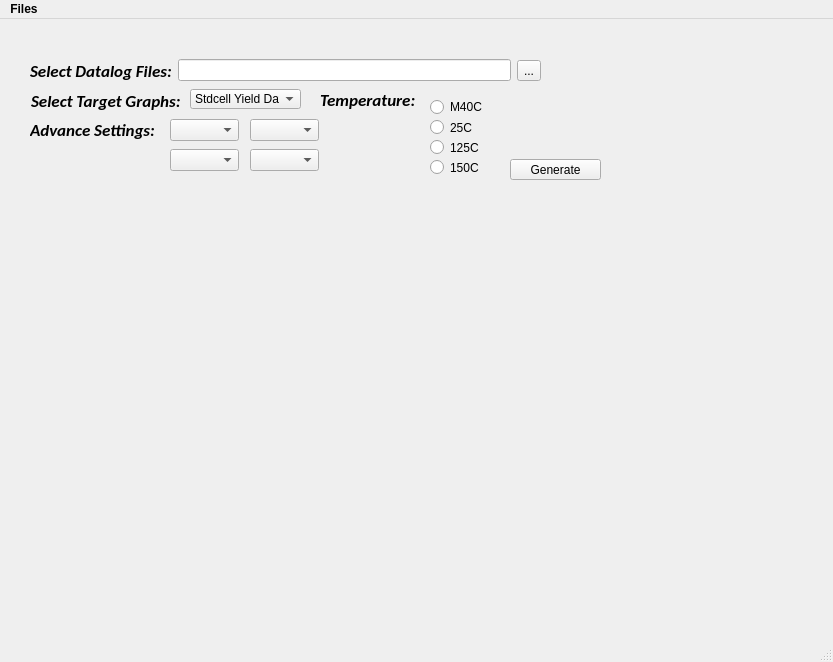
<?xml version="1.0" encoding="UTF-8"?>
<ui version="4.0">
 <class>mainWindow</class>
 <widget class="QMainWindow" name="mainWindow">
  <property name="enabled">
   <bool>true</bool>
  </property>
  <property name="geometry">
   <rect>
    <x>0</x>
    <y>0</y>
    <width>833</width>
    <height>662</height>
   </rect>
  </property>
  <property name="windowTitle">
   <string>Arm Test Chips Data Visualization</string>
  </property>
  <widget class="QWidget" name="centralwidget">
   <widget class="QLabel" name="label_Target">
    <property name="geometry">
     <rect>
      <x>31</x>
      <y>71</y>
      <width>150</width>
      <height>21</height>
     </rect>
    </property>
    <property name="font">
     <font>
      <family>Calibri</family>
      <pointsize>13</pointsize>
      <weight>75</weight>
      <italic>true</italic>
      <bold>true</bold>
     </font>
    </property>
    <property name="text">
     <string>Select Target Graphs:</string>
    </property>
   </widget>
   <widget class="QComboBox" name="comboBox">
    <property name="geometry">
     <rect>
      <x>190</x>
      <y>70</y>
      <width>111</width>
      <height>20</height>
     </rect>
    </property>
    <item>
     <property name="text">
      <string>Stdcell Yield Data</string>
     </property>
    </item>
    <item>
     <property name="text">
      <string>Stdcell Vmin Data</string>
     </property>
    </item>
    <item>
     <property name="text">
      <string>Stdcell Shmoo Data</string>
     </property>
    </item>
    <item>
     <property name="text">
      <string>Memory Yield Data</string>
     </property>
    </item>
    <item>
     <property name="text">
      <string>Memory Vmin Data</string>
     </property>
    </item>
    <item>
     <property name="text">
      <string>Memmory Shmoo Data</string>
     </property>
    </item>
   </widget>
   <widget class="QPushButton" name="pushButton">
    <property name="geometry">
     <rect>
      <x>510</x>
      <y>140</y>
      <width>91</width>
      <height>21</height>
     </rect>
    </property>
    <property name="text">
     <string>Generate</string>
    </property>
   </widget>
   <widget class="MplWidget" name="MplWidget" native="true">
    <property name="geometry">
     <rect>
      <x>40</x>
      <y>170</y>
      <width>611</width>
      <height>391</height>
     </rect>
    </property>
   </widget>
   <widget class="QWidget" name="layoutWidget">
    <property name="geometry">
     <rect>
      <x>30</x>
      <y>40</y>
      <width>511</width>
      <height>23</height>
     </rect>
    </property>
    <layout class="QHBoxLayout" name="horizontalLayout">
     <item>
      <widget class="QLabel" name="label">
       <property name="font">
        <font>
         <family>Calibri</family>
         <pointsize>13</pointsize>
         <weight>75</weight>
         <italic>true</italic>
         <bold>true</bold>
         <strikeout>false</strikeout>
         <kerning>false</kerning>
        </font>
       </property>
       <property name="text">
        <string>Select Datalog Files:</string>
       </property>
      </widget>
     </item>
     <item>
      <widget class="QLineEdit" name="lineEdit"/>
     </item>
     <item>
      <widget class="QToolButton" name="toolButton">
       <property name="text">
        <string>...</string>
       </property>
      </widget>
     </item>
    </layout>
   </widget>
   <widget class="QComboBox" name="comboBox_Voltage">
    <property name="geometry">
     <rect>
      <x>170</x>
      <y>100</y>
      <width>69</width>
      <height>22</height>
     </rect>
    </property>
   </widget>
   <widget class="QComboBox" name="comboBox_Lib">
    <property name="geometry">
     <rect>
      <x>250</x>
      <y>100</y>
      <width>69</width>
      <height>22</height>
     </rect>
    </property>
   </widget>
   <widget class="QLabel" name="label_Settings">
    <property name="geometry">
     <rect>
      <x>30</x>
      <y>100</y>
      <width>131</width>
      <height>21</height>
     </rect>
    </property>
    <property name="font">
     <font>
      <family>Calibri</family>
      <pointsize>13</pointsize>
      <weight>75</weight>
      <italic>true</italic>
      <bold>true</bold>
     </font>
    </property>
    <property name="text">
     <string>Advance Settings:</string>
    </property>
   </widget>
   <widget class="QLabel" name="label_Temp">
    <property name="geometry">
     <rect>
      <x>320</x>
      <y>70</y>
      <width>101</width>
      <height>21</height>
     </rect>
    </property>
    <property name="font">
     <font>
      <family>Calibri</family>
      <pointsize>13</pointsize>
      <weight>75</weight>
      <italic>true</italic>
      <bold>true</bold>
     </font>
    </property>
    <property name="text">
     <string>Temperature:</string>
    </property>
   </widget>
   <widget class="QRadioButton" name="radioButton">
    <property name="geometry">
     <rect>
      <x>430</x>
      <y>80</y>
      <width>81</width>
      <height>16</height>
     </rect>
    </property>
    <property name="text">
     <string>M40C</string>
    </property>
   </widget>
   <widget class="QRadioButton" name="radioButton_2">
    <property name="geometry">
     <rect>
      <x>430</x>
      <y>100</y>
      <width>82</width>
      <height>17</height>
     </rect>
    </property>
    <property name="text">
     <string>25C</string>
    </property>
   </widget>
   <widget class="QRadioButton" name="radioButton_3">
    <property name="geometry">
     <rect>
      <x>430</x>
      <y>120</y>
      <width>82</width>
      <height>17</height>
     </rect>
    </property>
    <property name="text">
     <string>125C</string>
    </property>
   </widget>
   <widget class="QRadioButton" name="radioButton_4">
    <property name="geometry">
     <rect>
      <x>430</x>
      <y>140</y>
      <width>82</width>
      <height>17</height>
     </rect>
    </property>
    <property name="text">
     <string>150C</string>
    </property>
   </widget>
   <widget class="QComboBox" name="comboBox_Split">
    <property name="geometry">
     <rect>
      <x>170</x>
      <y>130</y>
      <width>69</width>
      <height>22</height>
     </rect>
    </property>
   </widget>
   <widget class="QComboBox" name="comboBox_Ema">
    <property name="geometry">
     <rect>
      <x>250</x>
      <y>130</y>
      <width>69</width>
      <height>22</height>
     </rect>
    </property>
   </widget>
  </widget>
  <widget class="QMenuBar" name="menubar">
   <property name="geometry">
    <rect>
     <x>0</x>
     <y>0</y>
     <width>833</width>
     <height>23</height>
    </rect>
   </property>
   <property name="font">
    <font>
     <weight>75</weight>
     <bold>true</bold>
    </font>
   </property>
   <widget class="QMenu" name="menuFiles">
    <property name="title">
     <string>Files</string>
    </property>
    <addaction name="actionClose_Application"/>
   </widget>
   <addaction name="menuFiles"/>
  </widget>
  <widget class="QStatusBar" name="statusbar">
   <property name="sizeGripEnabled">
    <bool>true</bool>
   </property>
  </widget>
  <action name="actionClose_Application">
   <property name="text">
    <string>Close Application</string>
   </property>
  </action>
 </widget>
 <customwidgets>
  <customwidget>
   <class>MplWidget</class>
   <extends>QWidget</extends>
   <header>mplwidget.h</header>
   <container>1</container>
  </customwidget>
 </customwidgets>
 <resources/>
 <connections/>
</ui>
